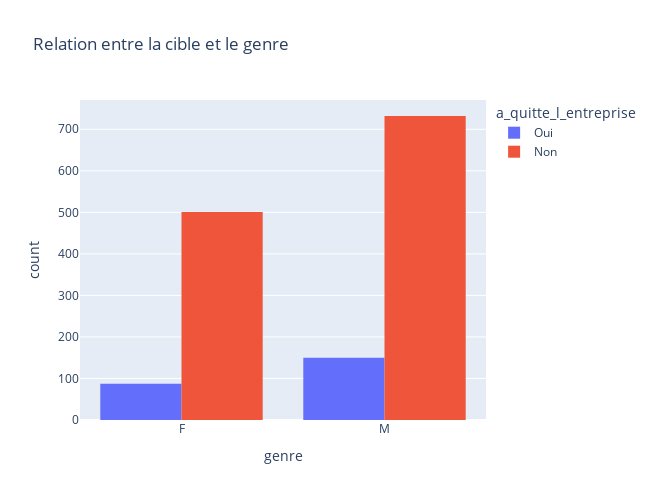

Source (notebook cell):
### Code cell
fig12 = px.histogram(
    donnees_rh, x='genre',color='a_quitte_l_entreprise',
     barmode='group',title='Relation entre la cible et le genre'
     )
fig12.update_layout(height=500, width=650)
fig12.show()
pio.write_image(fig12,"../Graph/graph_etape_1/Bar_cible_genre.png")

### Figure 1 — Plotly figure (JSON) as saved in the notebook; plotly's stock layout.template omitted (floating-point values rounded to 4 significant figures; data arrays with more than 128 entries replaced by an {"elided": "..."} marker saying what was removed)
{"data": [{"alignmentgroup": "True", "bingroup": "x", "hovertemplate": "a_quitte_l_entreprise=Oui<br>genre=%{x}<br>count=%{y}<extra></extra>", "legendgroup": "Oui", "marker": {"color": "#636efa", "pattern": {"shape": ""}}, "name": "Oui", "offsetgroup": "Oui", "orientation": "v", "showlegend": true, "type": "histogram", "x": {"elided": "237 str values"}, "xaxis": "x", "yaxis": "y"}, {"alignmentgroup": "True", "bingroup": "x", "hovertemplate": "a_quitte_l_entreprise=Non<br>genre=%{x}<br>count=%{y}<extra></extra>", "legendgroup": "Non", "marker": {"color": "#EF553B", "pattern": {"shape": ""}}, "name": "Non", "offsetgroup": "Non", "orientation": "v", "showlegend": true, "type": "histogram", "x": {"elided": "1233 str values"}, "xaxis": "x", "yaxis": "y"}], "layout": {"barmode": "group", "height": 500, "legend": {"title": {"text": "a_quitte_l_entreprise"}, "tracegroupgap": 0}, "title": {"text": "Relation entre la cible et le genre"}, "width": 650, "xaxis": {"anchor": "y", "domain": [0, 1], "title": {"text": "genre"}}, "yaxis": {"anchor": "x", "domain": [0, 1], "title": {"text": "count"}}}}
